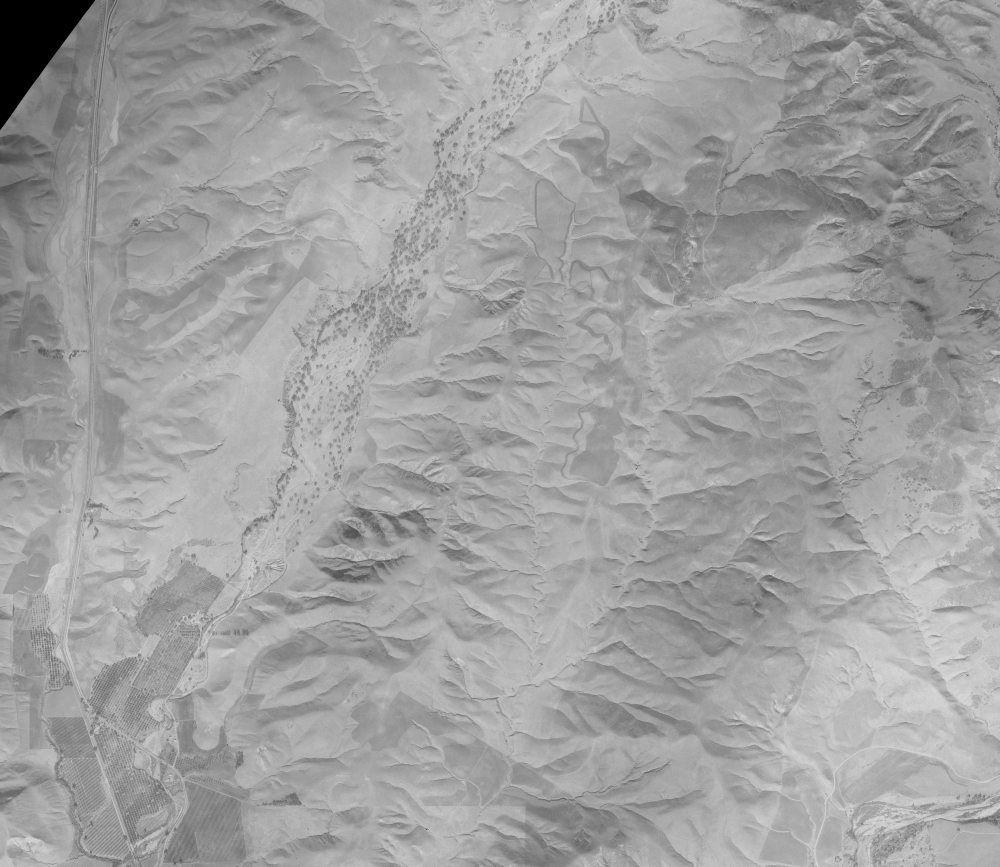
#> input picture research/historical_imagery/oc_aerials/1929.jpg, 6000 x 5200 px, given in place of 1937.jpg, which was not available (shown at 1/6 size)
$ python build_broll_motion.py
#> lines starting #> are read from the running program, lines starting #| are printed output that depends on the picture; pictures that were not available may be replaced by others from this repository, and a replacement may not be noted
#!/usr/bin/env python3
"""Generate vertical (1080x1920) B-roll motion clips for the Instagram cut.

Outputs five self-contained MP4s to docs/outreach/broll/motion/. No external footage — the
aerials are this project's own public-record data; the graphics are drawn from verified figures
in the report. Design tokens match the publication (navy ground, brass + cyan accents).
"""
import math, os
import numpy as np
from PIL import Image, ImageDraw, ImageFont, ImageFilter
import imageio.v2 as imageio

Image.MAX_IMAGE_PIXELS = None
ROOT = "/Users/andystavros/Ladera-Ranch"
AER = os.path.join(ROOT, "research/historical_imagery/oc_aerials")
OUT = os.path.join(ROOT, "docs/outreach/broll/motion")
os.makedirs(OUT, exist_ok=True)

W, H = 1080, 1920
FPS = 30

BG      = (11, 15, 22)
PANEL   = (19, 26, 36)
INK     = (233, 230, 224)
DIM     = (150, 168, 184)
BRASS   = (200, 169, 81)
CYAN    = (79, 195, 232)
WATER   = (107, 169, 196)
GREEN   = (95, 179, 122)
RED     = (196, 117, 107)
WHITE   = (255, 255, 255)

FSUP = "/System/Library/Fonts/Supplemental/Arial.ttf"
FBLD = "/System/Library/Fonts/Supplemental/Arial Bold.ttf"


def font(sz, bold=True):
    try:
        return ImageFont.truetype(FBLD if bold else FSUP, sz)
    except Exception:
        return ImageFont.load_default()


def ease(t):                       # smoothstep
    t = max(0.0, min(1.0, t))
    return t * t * (3 - 2 * t)


def frame(color=BG):
    return Image.new("RGB", (W, H), color)


# [19 lines left out: functions ctext, vignette, not called in this run]


def writer(name):
    return imageio.get_writer(os.path.join(OUT, name), fps=FPS, codec="libx264",
                              quality=8, macro_block_size=1, ffmpeg_log_level="error")


def load_vertical(path):
    """Center-crop a source image to 9:16 and return a large RGB array to Ken-Burns from."""
    im = Image.open(path).convert("RGB")
#> im is the input picture: PIL image 6000x5200 RGB; min 0, max 255, mean 160.1
    iw, ih = im.size
#> iw = 6000; ih = 5200
    tar = W / H
    if iw / ih > tar:
        nw = int(ih * tar); im = im.crop(((iw - nw) // 2, 0, (iw - nw) // 2 + nw, ih))
#> after `nw = int(ih * tar)`: nw = 2925
#> after `im = im.crop(((iw - nw) // 2, 0, (iw - nw) // 2 + nw, ih))`:
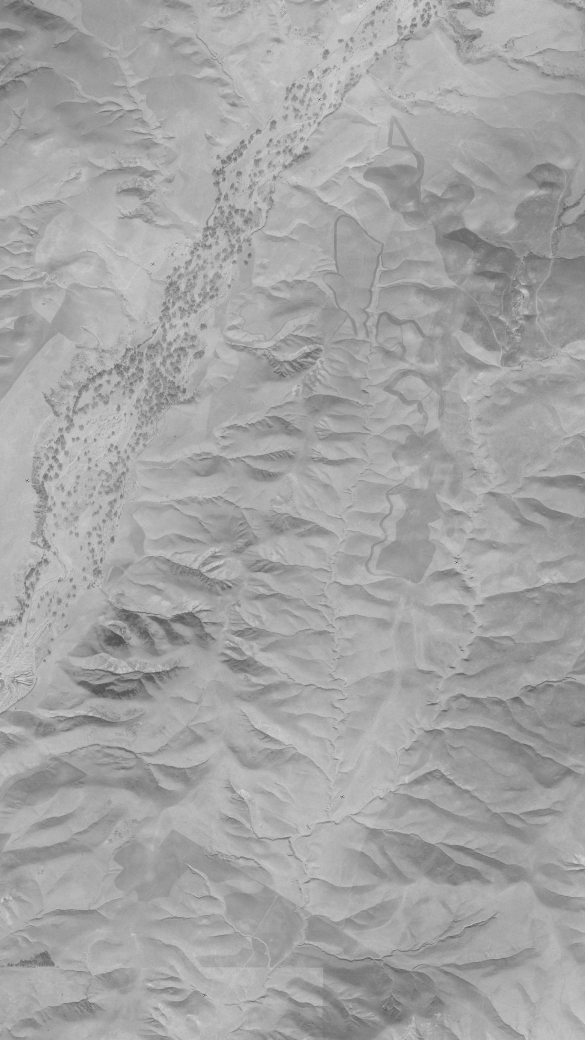
#> im: PIL image 2925x5200 RGB (shown at 1/5 size); min 0, max 255, mean 164.3
    else:
        nh = int(iw / tar); im = im.crop((0, (ih - nh) // 2, iw, (ih - nh) // 2 + nh))
    return im.resize((int(W * 1.15), int(H * 1.15)), Image.LANCZOS)


# [8 lines left out: function kenburns, not called in this run]


def darken(im, f):
    return Image.blend(im, Image.new("RGB", im.size, (0, 0, 0)), f)


# [7 lines left out: function lower_gradient, not called in this run]


# ─────────────────────────────────────────────────────────────── CLIP 1
def clip_dissolve():
    a = load_vertical(os.path.join(AER, "1937.jpg"))
    b = load_vertical(os.path.join(AER, "2022_modern.jpg"))
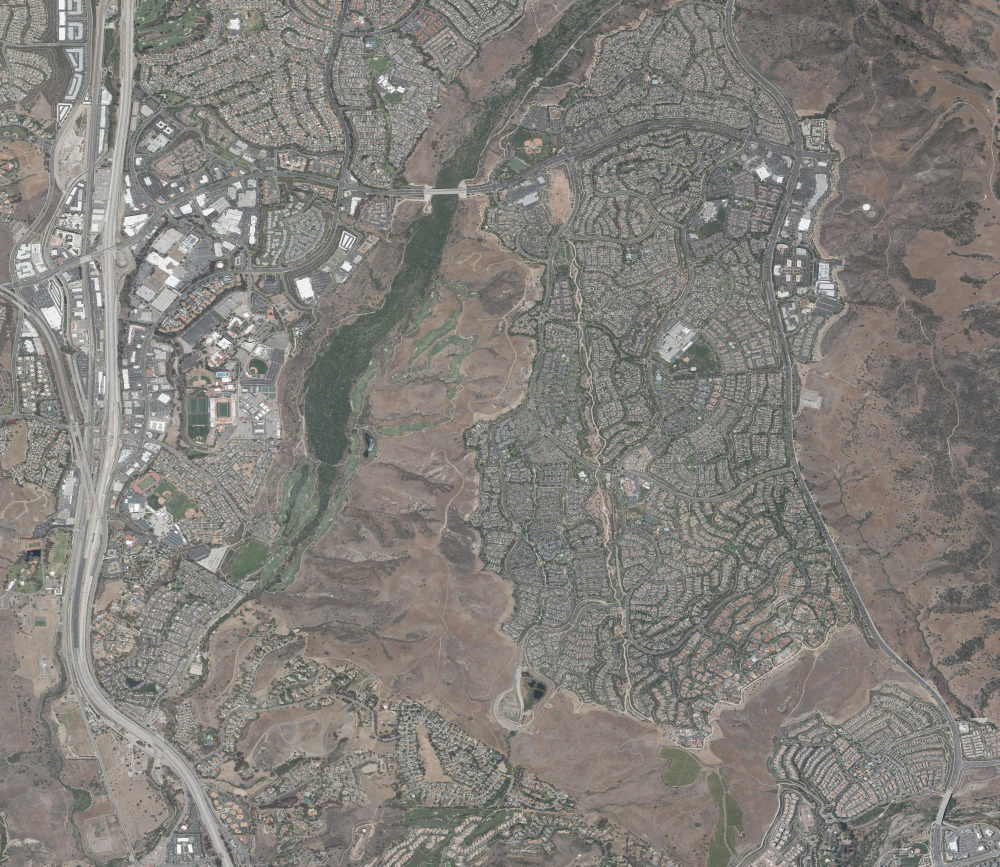
#> input picture research/historical_imagery/oc_aerials/2022_modern.jpg, 4000 x 3467 px, found by its file name (shown at 1/4 size)
#> in load_vertical, im is the input picture: PIL image 4000x3467 RGB; mean R, G, B 130.6, 127.8, 122.9
#> in load_vertical (call 2), `im = im.crop(((iw - nw) // 2, 0, (iw - nw) // 2 + nw, ih))`:
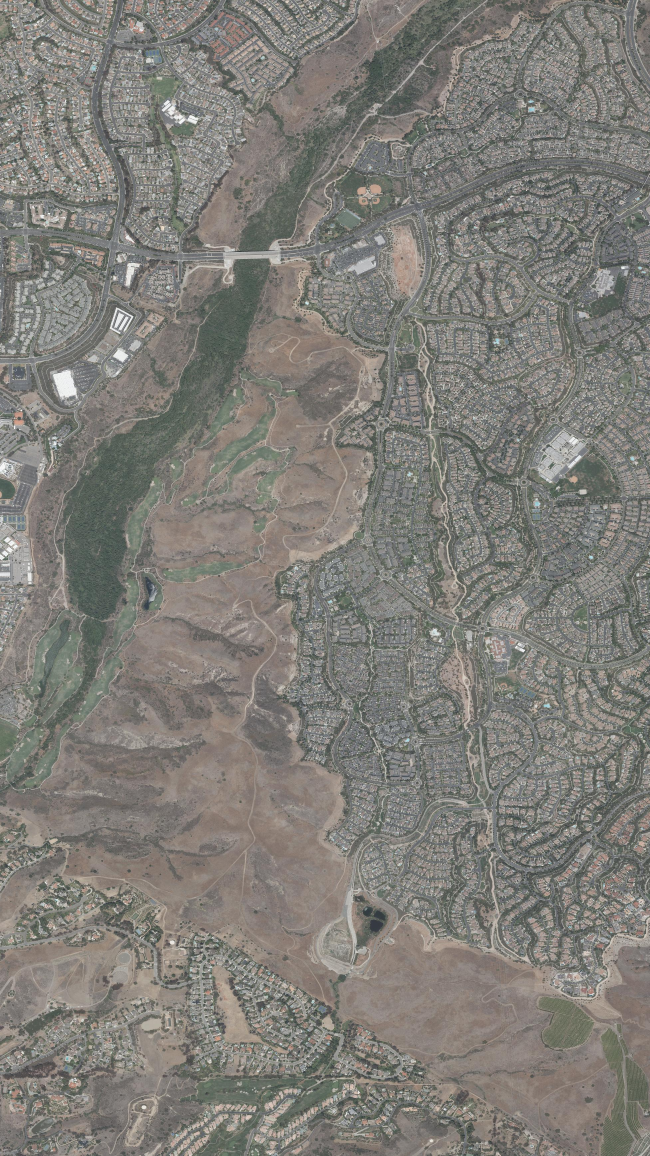
#> im: PIL image 1950x3467 RGB (shown at 1/3 size); mean R, G, B 127.9, 125.7, 120.2
    fA, fld, fB = 66, 54, 84                      # frames: hold A, crossfade, hold B  (~6.8s)
    total = fA + fld + fB
    fT, fS = font(120), font(40, False)
    w = writer("01_dissolve_1937_2022.mp4")
    for i in range(total):
        t = i / total
        za = kenburns(a, 1.0, 1.12, t)
        zb = kenburns(b, 1.12, 1.0, t)
        if i < fA:
            im = za; year = "1937"; col = INK
        elif i < fA + fld:
            k = ease((i - fA) / fld)
            im = Image.blend(za, zb, k); year = "1937" if k < .5 else "2022"; col = INK
        else:
            im = zb; year = "2022"; col = INK
        im = lower_gradient(darken(im, 0.18))
        dr = ImageDraw.Draw(im, "RGBA")
        # year, big, top-left
        a_in = ease(min(1, i / 12))
        dr.text((70, 150), year, font=fT, fill=col + (int(255 * a_in),))
        if i >= fA + fld:
            k = ease(min(1, (i - fA - fld) / 20))
            ctext(dr, W / 2, H - 230, "THE SAME GROUND", font(52), WHITE + (int(255 * k),))
            ctext(dr, W / 2, H - 165, "open cattle ranch  ·  now 8,000 homes", fS, DIM + (int(255 * k),))
        w.append_data(np.asarray(im))
    w.close(); print("  01_dissolve_1937_2022.mp4")


# ─────────────────────────────────────────────────────────────── CLIP 2
# [208 lines left out: functions clip_gap, clip_dust, clip_map, clip_arsenic, not called in this run]


if __name__ == "__main__":
    print("Rendering vertical B-roll (1080x1920)...")
#> (the run stopped early here; a loop or call above may not have finished)
